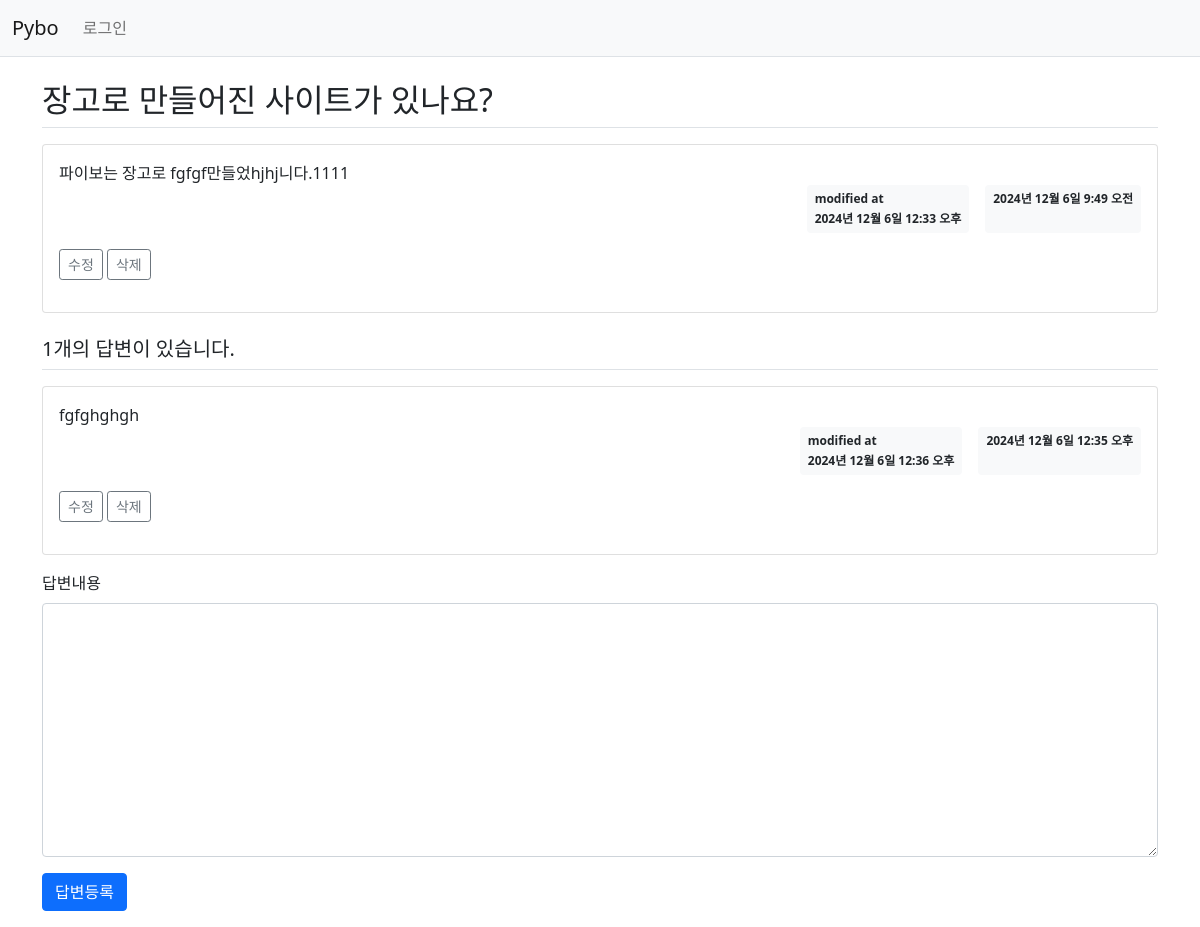
Page /pybo2/3/ on the committed database.
### pybo2/models.py (models this page shows, shortened)
class Question(models.Model):
    subject = models.CharField(max_length=200)
    content = models.TextField()
    create_date = models.DateTimeField()
    modify_date = models.DateTimeField(null=True, blank=True)

class Answer(models.Model):
    question = models.ForeignKey(Question, on_delete=models.CASCADE)
    content = models.TextField()
    create_date = models.DateTimeField()
    modify_date = models.DateTimeField(null=True, blank=True)

### pybo2/views.py (the view)
# urls.py: path('<int:question_id>/', views.detail, name='detail'),
def detail(request, question_id):
    question =  get_object_or_404(Question, pk=question_id)
    context = {'question': question}
    return render(request, 'pybo2/question_detail.html', context)

### templates/pybo2/question_detail.html (shortened to what this page needs)
{% extends 'base.html' %}
{% block content %}
    {% load static %}
    <link rel="stylesheet" type="text/css" href="{% static 'bootstrap.min.css' %}">
    <div class="container my-3">
        <h2 class="border-bottom py-2">{{ question.subject }}</h2>
        <div class="card my-3">
            <div class="card-body">
                <div class="card-text" style="white-space: pre-line;">{{ question.content }}</div>
                <div class="d-flex justify-content-end">
                    {% if question.modify_date %}
                        <div class="badge bg-light text-dark p-2 text-start mx-3">
                            <div class="mb-2">modified at</div>
                            <div>{{ question.modify_date }}</div>
                        </div>
                    {% endif %}
                    <div class="badge bg-light text-dark p-2">
                        {{ question.create_date }}
                    </div>
                </div>
                <div class="my-3">
                    <a href="{% url 'pybo2:question_modify' question.id %}"
                       class="btn btn-sm btn-outline-secondary">수정</a>
                    <a href="javascript:void(0)" class="delete btn btn-sm btn-outline-secondary"
                       data-uri="{% url 'pybo2:question_delete' question.id %}">삭제</a>
                </div>
            </div>
        </div>
        <h5 class="border-bottom my-3 py-2">{{ question.answer_set.count }}개의 답변이 있습니다.</h5>
        {% for answer in question.answer_set.all %}
            <div class="card my-3">
                <div class="card-body">
                    <div class="card-text" style="white-space: pre-line;">{{ answer.content }}</div>
                    <div class="d-flex justify-content-end">
                        {% if answer.modify_date %}
                            <div class="badge bg-light text-dark p-2 text-start mx-3">
                                <div class="mb-2">modified at</div>
                                <div>{{ answer.modify_date }}</div>
                            </div>
                        {% endif %}
                        <div class="badge bg-light text-dark p-2">
                            {{ answer.create_date }}
                        </div>
                    </div>
                    <div class="my-3">
                        <a href="{% url 'pybo2:answer_modify' answer.id %}"
                           class="btn btn-sm btn-outline-secondary">수정</a>
                        <a href="#" class="delete btn btn-sm btn-outline-secondary "
                           data-uri="{% url 'pybo2:answer_delete' answer.id %}">삭제</a>
                    </div>
                </div>
            </div>
        {% endfor %}
        <form action="{% url 'pybo2:answer_create' question.id %}" method="post" class="my-3">
            <div class="mb-3">
                <label for="content" class="form-label">답변내용</label>
                <textarea name="content" id="content" class="form-control" rows="10"></textarea>
            </div>
            <input type="submit" value="답변등록" class="btn btn-primary">
        </form>
    </div>
{% endblock %}

### rows in the picture
Question: subject "장고로 만들어진 사이트가 있나요?", content "파이보는 장고로 fgfgf만들었hjhj니다.1111", modify_date "2024년 12월 6일 12:33 오후", create_date "2024년 12월 6일 9:49 오전", answer_set.count "1"
Answer: content "fgfghghgh", modify_date "2024년 12월 6일 12:36 오후", create_date "2024년 12월 6일 12:35 오후"
